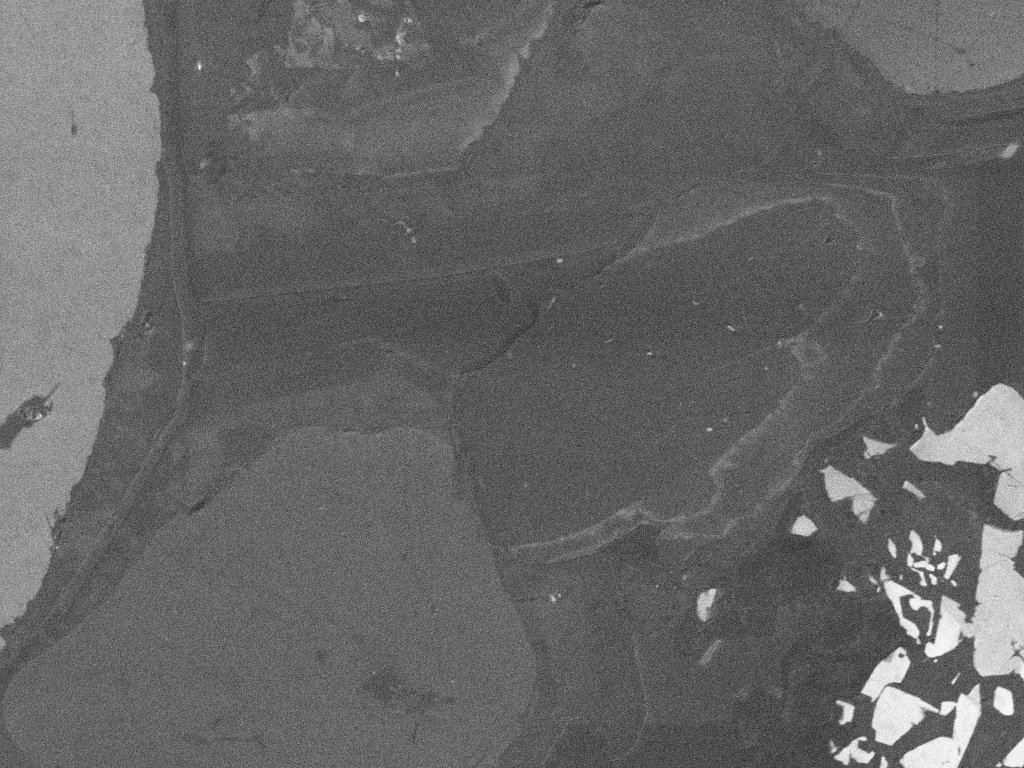
#> input picture dataset1/CL/image31_44_2.tif, 1024 x 768 px, found by its file name; its folder holds only this picture in this run
$ python run.py
#> lines starting #> are read from the running program, lines starting #| are printed output that depends on the picture
#> further down, cl is the input picture: shape (768, 1024, 3); min 34, max 252, mean 102.4
"""
Sample submission for the 2022 SPE Europe GeoHackathon, https://www.spehackathon-eu.com.

The code below is intended to demonstrate the input/output requirements for the hackathon submissions.
All code submissions are required to be licensed under an open license, preferably the MIT license as in the present code.

Copyright 2022 Nikolai Andrianov, nia@geus.dk

Permission is hereby granted, free of charge, to any person obtaining a copy of this software and associated
documentation files (the "Software"), to deal in the Software without restriction, including without limitation
the rights to use, copy, modify, merge, publish, distribute, sublicense, and/or sell copies of the Software,
and to permit persons to whom the Software is furnished to do so, subject to the following conditions:

The above copyright notice and this permission notice shall be included in all copies or substantial portions of the Software.

THE SOFTWARE IS PROVIDED "AS IS", WITHOUT WARRANTY OF ANY KIND, EXPRESS OR IMPLIED, INCLUDING BUT NOT LIMITED TO THE
WARRANTIES OF MERCHANTABILITY, FITNESS FOR A PARTICULAR PURPOSE AND NONINFRINGEMENT. IN NO EVENT SHALL THE AUTHORS
OR COPYRIGHT HOLDERS BE LIABLE FOR ANY CLAIM, DAMAGES OR OTHER LIABILITY, WHETHER IN AN ACTION OF CONTRACT, TORT OR
OTHERWISE, ARISING FROM, OUT OF OR IN CONNECTION WITH THE SOFTWARE OR THE USE OR OTHER DEALINGS IN THE SOFTWARE.

"""

import os, sys
import shutil
import numpy as np
import cv2
from matplotlib import pyplot

def segment(cl):
    """
    A sample procedure to segment a CL image - REPLACE WITH YOUR CODE.

    The code below splits a CL image into the following 4 categories: quartz, quartz overgrowths, other minerals, and
    pores using simple thresholding.

    Returns the segmented CL image and the relative areas of the 4 categories. The color convention in the CL image is
    as follows:
        * Quartz (ID=0): yellow
        * Quartz overgrowths (ID=1): red
        * Pore space (ID=2): black
        * Other minerals (ID=3): green
    """

    # Convert the CL into grayscale
    cl_gray = cv2.cvtColor(cl, cv2.COLOR_BGR2GRAY)

    # Get the image area
    total_area = cl_gray.shape[0] * cl_gray.shape[1]
#> total_area = 786432

    # Quartz (ID=0): yellow, quartz overgrowths (ID=1): red, pore space (ID=2): black, other minerals (ID=3): green
    color = [(255, 255, 0), (255, 0, 0), (0, 0, 0), (0, 255, 0), (255, 255, 255)]

    # The order reflects roughly how light do these categories appear in the images
    ids = [1, 2, 3, 0]

    # Fix the grayscale thresholds between the respective categories
    thresholds = [100, 145, 150]

    # Start with a segmented image containing just overgrowths (ID=1)
    cl_seg = np.zeros((cl.shape), np.uint8)
    cl_seg[cl_gray >= 0] = color[1][::-1]

    # Keep the classes id's at pixel locations
    cl_seg_id = np.zeros((cl_gray.shape), np.uint8)
    cl_seg_id[cl_gray >= 0] = 1

    # Classify the pixels using corresponding threshold
    for id, thresh in zip(ids[1:], thresholds):
        cl_seg[cl_gray > thresh] = color[id][::-1]
        cl_seg_id[cl_gray >= thresh] = id

    # cv2.imshow('CL_seg', cl_seg)
    # cv2.waitKey(0)

    # Get the relative areas of the categories
    ind, areas = np.unique(cl_seg_id, return_counts=True)
    rel_areas = [area/total_area for area in areas]
#> rel_areas = [0.0719, 0.58, 0.333, 0.0156]

    # Make sure that the order of areas corresponds to the ascending order of categories
    rel_areas = [rel_areas for _, rel_areas in sorted(zip(ind, rel_areas))]

    return cl_seg, rel_areas

if __name__ == '__main__':

    # Get a list of available datasets
    dataset_names = ['dataset1', 'dataset2', 'dataset3', 'dataset4']
    folder = os.getcwd()
    datasets = [f for f in dataset_names if os.path.isdir(os.path.join(folder, f))]
    if not datasets:
        print('No datasets are available! Exiting..')
        sys.exit(1)

    # Loop through the datasets
    for dataset in datasets:
        # Check if the subfolder with CL images exists for the current dataset
        cl_folder = os.path.join(folder, dataset, 'CL')
        if not os.path.isdir(cl_folder):
            print(cl_folder + ' not found..')
            continue

        # Create the folder for segmented CL images
        cl_seg_folder = os.path.join(folder, dataset, 'CL_segmented')
        try:
            if os.path.isdir(cl_seg_folder):
                print('\nDeleting everything in ' + str(cl_seg_folder) + '\n')
                shutil.rmtree(cl_seg_folder)
            os.mkdir(cl_seg_folder)
        except Exception as e:
            print('Failed to create %s. Reason: %s' % (cl_seg_folder, e))
            continue

        # Write the header to the results file
        resfile = os.path.join(folder, dataset, 'results_' + dataset + '.csv')
        try:
            with open(resfile, 'w') as csvfile:
                csvfile.write('path,quartz_rel_area,overgrowth_rel_area,pores_rel_area,otherminerals_rel_area\n')
        except Exception as e:
            print('Failed to create %s. Reason: %s' % (resfile, e))
            continue

        # Loop through all CL files and segment them
        for root, dirs, files in os.walk(cl_folder):

            for file in files:
                # Read the current CL image using OpenCV
                try:
                    cl = cv2.imread(os.path.join(cl_folder, file))
                except Exception as e:
                    print('Failed to open %s. Reason: %s' % (os.path.join(cl_folder, file), e))
                    continue

                # Segment the CL image
                cl_seg, rel_areas = segment(cl)
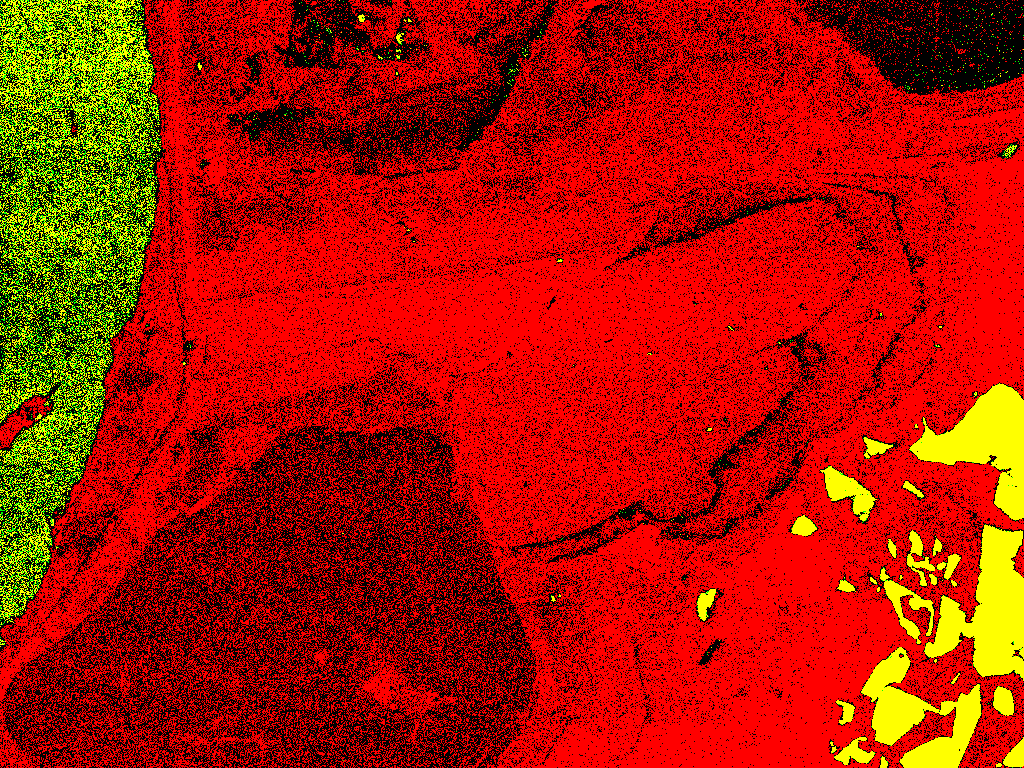
#> cl_seg: shape (768, 1024, 3); mean B, G, R 0, 21.5, 170.6
#> rel_areas = [0.0719, 0.58, 0.333, 0.0156]

                # Saving the segmented CL image
                try:
                    cv2.imwrite(os.path.join(cl_seg_folder, file), cl_seg)
                except Exception as e:
                    print('Failed to save %s. Reason: %s' % (os.path.join(cl_seg_folder, file), e))
                    continue

                # Keep the earlier saved results
                lines = []
                if os.path.isfile(resfile):
                    with open(resfile, 'rt') as csvfile:
                        lines = csvfile.readlines()

                # Update the results with the current segmented CL image
                result = os.path.join(cl_folder, file) + ',' + ','.join(str(rel_area) for rel_area in rel_areas) + '\n'
                with open(resfile, 'wt') as csvfile:
                    lines.append(result)
                    for l in lines:
                        csvfile.write(l)
#> this loop made 2 passes

$ run again, on dataset1/CL/image5_60_3.tif
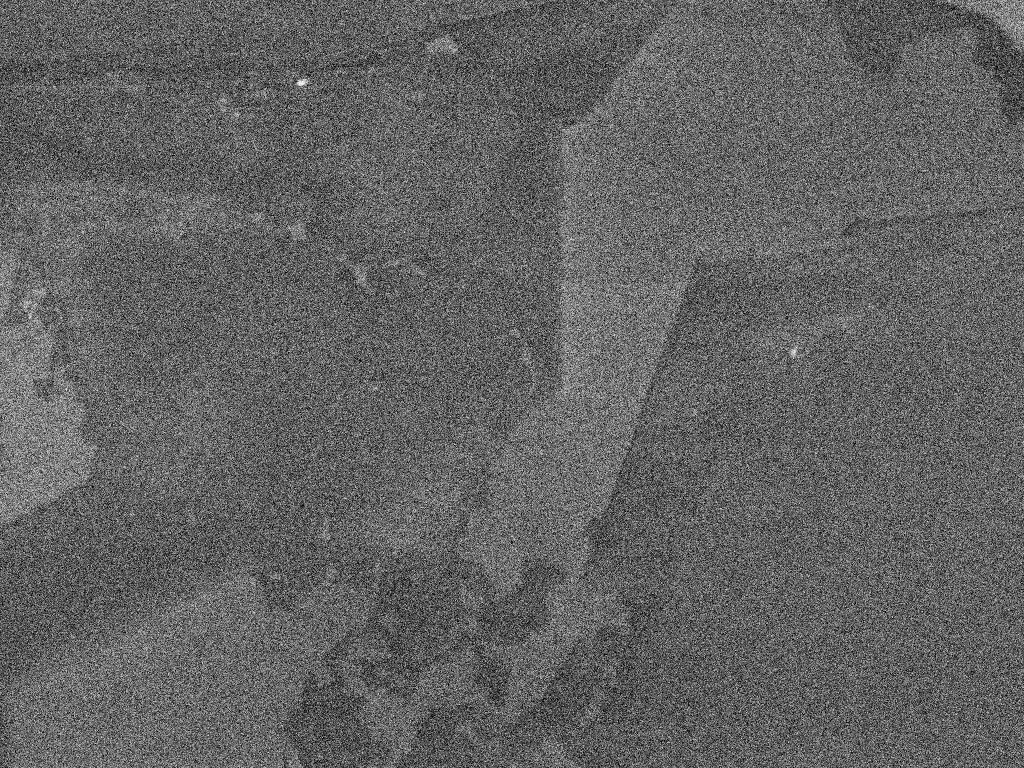
#> input picture dataset1/CL/image5_60_3.tif, 1024 x 768 px, found by its file name
#> cl is the input picture: shape (768, 1024, 3); min 0, max 253, mean 99.1
#> `cl_seg, rel_areas = segment(cl)`:
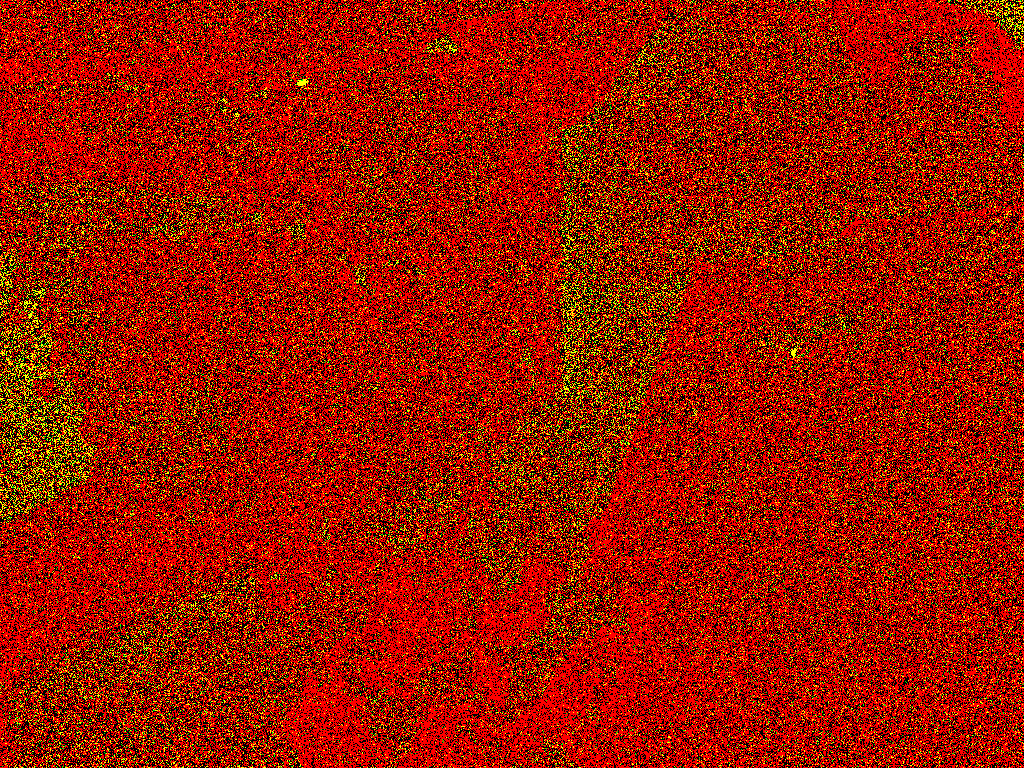
#> cl_seg: shape (768, 1024, 3); mean B, G, R 0, 25.4, 151.9
#> `cl_seg, rel_areas = segment(cl)`: rel_areas = [0.0815, 0.507, 0.388, 0.0232]
#> the loop `for l in lines:` made 2 passes

$ run again, on dataset1/CL/image7_20_1.tif
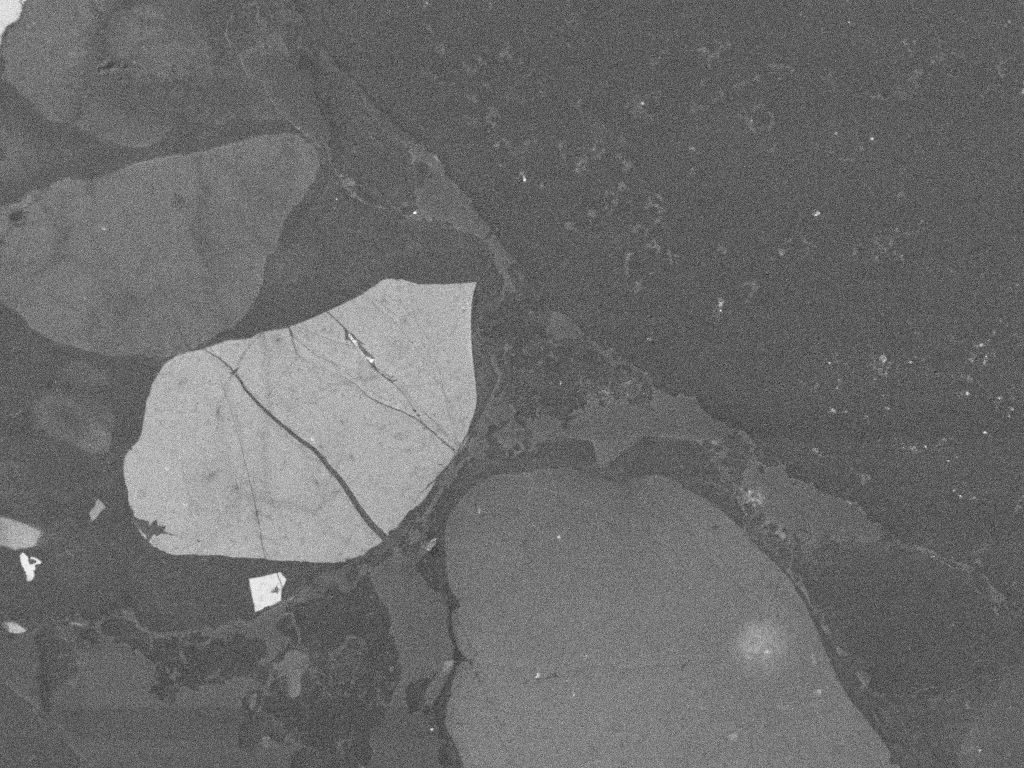
#> input picture dataset1/CL/image7_20_1.tif, 1024 x 768 px, found by its file name
#> cl is the input picture: shape (768, 1024, 3); min 38, max 254, mean 107.1
#> `cl_seg, rel_areas = segment(cl)`:
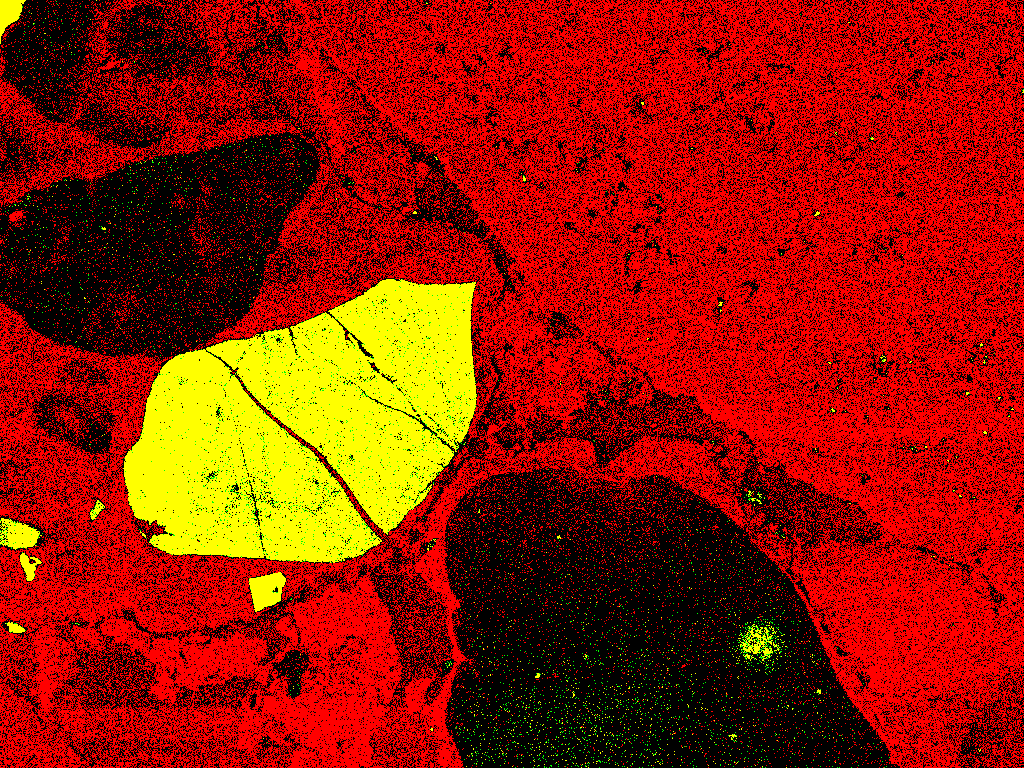
#> cl_seg: shape (768, 1024, 3); mean B, G, R 0, 24.9, 148.2
#> `cl_seg, rel_areas = segment(cl)`: rel_areas = [0.0928, 0.468, 0.433, 0.00616]
#> the loop `for l in lines:` made 2 passes
